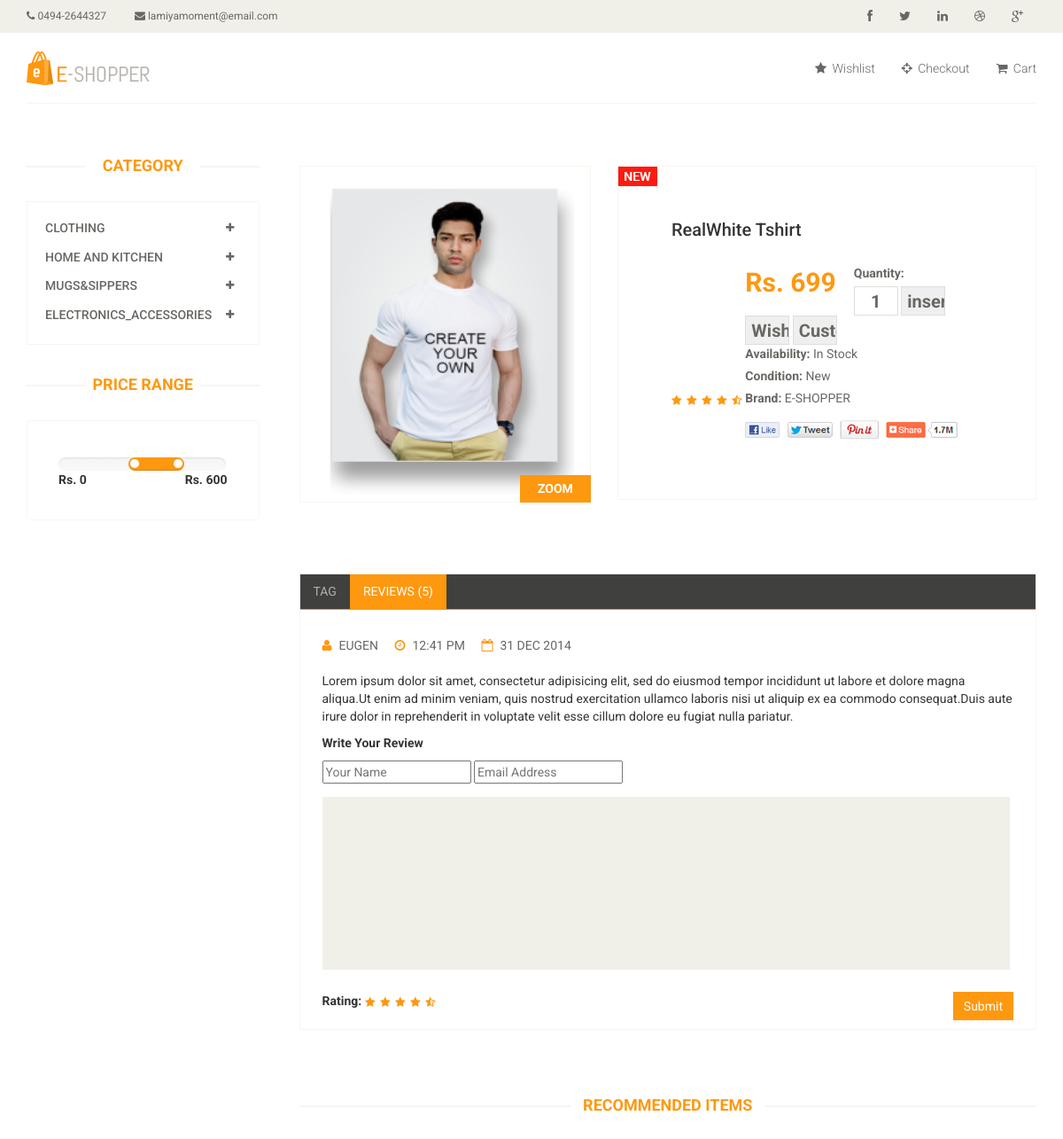
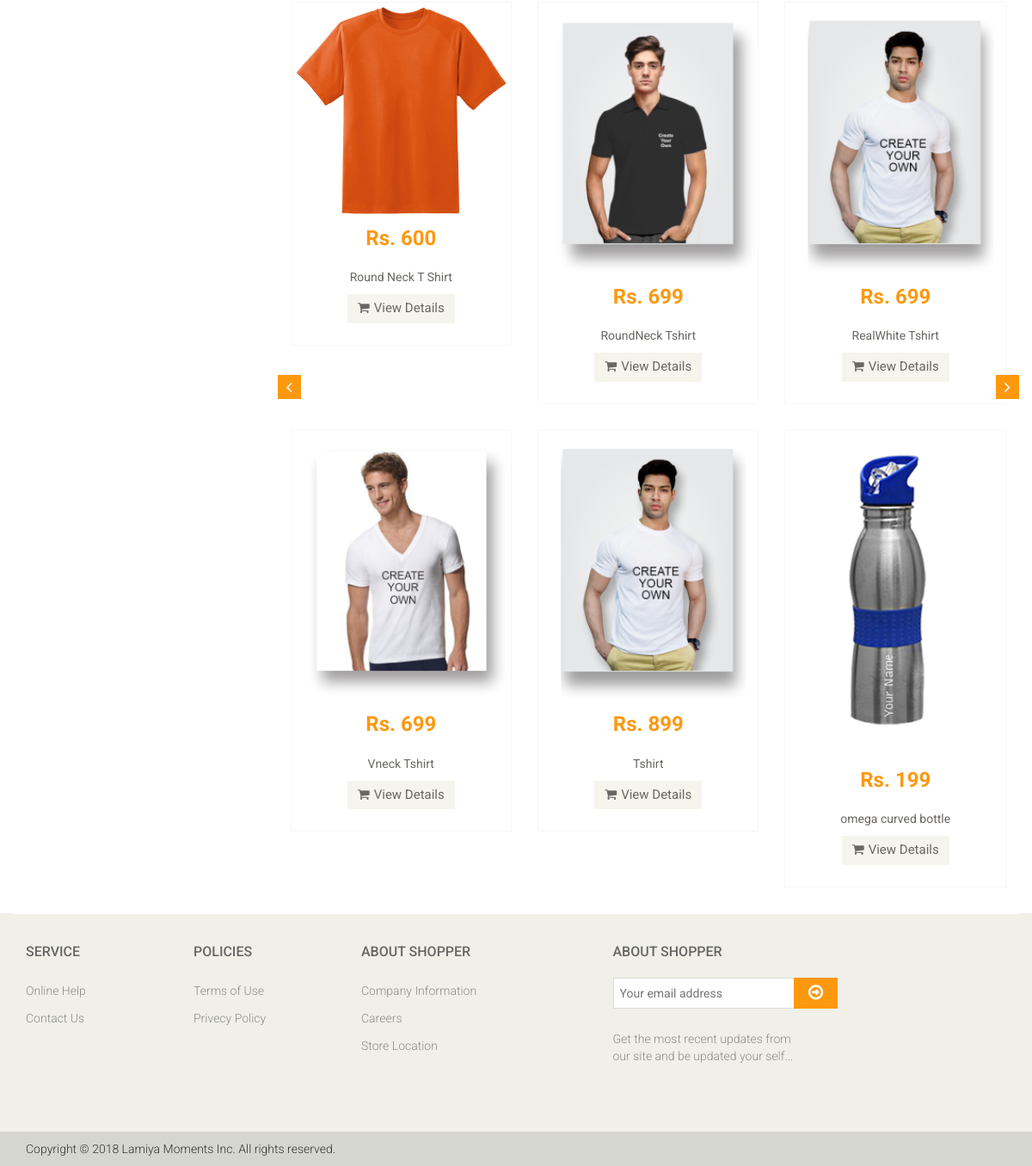
The app's page /product-details.php?id=7 with its own data (2 pictures, top to bottom).
### tables this page shows
CREATE TABLE IF NOT EXISTS `category` (
`id` int(11) NOT NULL,
  `category_name` varchar(50) NOT NULL
);

CREATE TABLE IF NOT EXISTS `product` (
`id` int(11) NOT NULL,
  `productname` varchar(50) NOT NULL,
  `category` varchar(50) NOT NULL,
  `prize` double NOT NULL,
  `quantity` int(11) NOT NULL,
  `model` varchar(50) NOT NULL,
  `color` varchar(50) NOT NULL,
  `size` int(11) NOT NULL,
  `IMAGE` varchar(50) DEFAULT NULL
);

### Ctegory.php (the view, shortened to what this page needs)
<?php
include_once 'config.php';
$sql = "SELECT * FROM category";
$result = $con->query($sql);
while ($row = mysqli_fetch_assoc($result)) {
    echo '<div class="panel panel-default">
								<div class="panel-heading">
									<h4 class="panel-title">
										<a data-toggle="collapse" data-parent="#accordian" href="#'
    . $row['category_name'] .
    '">
											<span class="badge pull-right"><i class="fa fa-plus"></i></span>'
    . $row['category_name'] .
    '</a>
									</h4>
								</div>
								<div id="'
    . $row['category_name'] .
    '" class="panel-collapse collapse">
									<div class="panel-body">
										<ul>';
    echo '<li></li>
											<li></li>
											<li></li>
											<li></li>
										</ul>
									</div>
								</div>
							</div>';
}

### SelectedProduct.php (shortened to what this page needs)
<?php
include_once 'config.php';
$sql = "SELECT * FROM product where id=" . $_GET['id'];
$result = $con->query($sql);
$row = mysqli_fetch_assoc($result);
?>
<div class="product-details">
    <div class="col-sm-5">
        <div class="view-product">
            <img src="images/<?php echo $row['IMAGE']; ?>" alt="" />
            <h3>ZOOM</h3>
        </div>
    </div>
    <div class="col-sm-7">
        <div class="product-information">
            <img src="images/product-details/new.jpg" class="newarrival" alt="" />
            <h2><?php echo $row['productname']; ?></h2>
            <img src="images/product-details/rating.png" alt="" />
            <span>
                <span>Rs. <?php echo $row['prize']; ?></span>
                <label>Quantity:</label><form name="insert" action="insertToCart.php?id=<?php echo $row['id']; ?>" method="POST">
                    <input type="text" value="1" name="qty"/>
                    <input type="submit" value="insertbutton" name="addcart" />
                    <a href="insertToWishlist.php?id=<?php echo $row['id']; ?>"><input type="button" value="Wish" /></a>
                    <a href="picture_editor/editor.php?image=http://localhost/eshopper/images/<?php echo $row['IMAGE']; ?>&id=<?php echo $row['id']; ?>"><input type="button" value="Customize" /></a>
            </span>
            <p><b>Availability:</b> In Stock</p>
            <p><b>Condition:</b> New</p>
            <p><b>Brand:</b> E-SHOPPER</p>
            <a href=""><img src="images/product-details/share.png" class="share img-responsive"  alt="" /></a>
        </div>
    </div>
</div>

### Recommended.php
<?php
include_once 'config.php';
$sql= "SELECT * FROM product LIMIT 0,6" ;
$result=$con->query($sql);
while($row= mysqli_fetch_assoc($result))
{
echo '<div class="col-sm-4">
										<div class="product-image-wrapper">
											<div class="single-products">
												<div class="productinfo text-center">
													<img src="images/'
											.$row['IMAGE'].
										'" alt="" />
													<h2>Rs. '.$row['prize'].'</h2>
													<p>'.$row['productname'].'</p>
													<a href="http://localhost/eshopper/product-details.php?id='
    . $row['id'] .
    '" class="btn btn-default add-to-cart"><i class="fa fa-shopping-cart"></i>View Details</a>
												</div>
											</div>
										</div>
					</div>';
}

### css/main.css (style rules this page uses)
body { font-family: 'Roboto', sans-serif; background:; position: relative; font-weight:400px; }
a { -webkit-transition: 300ms; -moz-transition: 300ms; -o-transition: 300ms; transition: 300ms; }
h1, h2, h3, h4, h5, h6 { font-family: 'Roboto', sans-serif; }
.item h2 { color: #363432; font-family: 'Roboto', sans-serif; font-size: 28px; font-weight: 700; margin-bottom: 22px; margin-top: 10px; }
.item p { color:#363432; font-size:16px; font-weight:300; font-family: 'Roboto', sans-serif; }
.category-products .panel { background-color: #FFFFFF; border: 0px; border-radius: 0px; box-shadow:none; margin-bottom: 0px; }
.category-products .panel-default .panel-heading { background-color: #FFFFFF; border: 0 none; color: #FFFFFF; padding: 5px 20px; }
.category-products .panel-default .panel-heading .panel-title a { color: #696763; font-family: 'Roboto', sans-serif; font-size: 14px; text-decoration: none; text-transform: uppercase; }
.category-products .badge { background:none; border-radius: 10px; color: #696763; display: inline-block; font-size: 12px; font-weight: bold; line-height: 1; min-width: 10px; padding: 3px 7px; text-align: center; vertical-align: baseline; white-space: nowrap; }
.product-image-wrapper { border:1px solid #F7F7F5; overflow: hidden; margin-bottom:30px; }
.single-products { position: relative; }
.productinfo h2 { color: #FE980F; font-family: 'Roboto', sans-serif; font-size: 24px; font-weight: 700; }
.productinfo p { font-family: 'Roboto', sans-serif; font-size: 14px; font-weight: 400; color: #696763; }
.productinfo img { width: 100%; }
.productinfo { position:relative; }
.add-to-cart { background:#F5F5ED; border: 0 none; border-radius: 0; color: #696763; font-family: 'Roboto', sans-serif; font-size: 15px; margin-bottom: 25px; }
.add-to-cart i { margin-right:5px; }
.product-details { overflow:hidden; }
.product-details { margin-bottom: 40px; overflow: hidden; margin-top: 10px; }
.view-product { position: relative; }
.view-product img { border: 1px solid #F7F7F0; height: 380px; width: 100%; }
.view-product h3 { background: #FE980F; bottom: 0; color: #FFFFFF; font-family: 'Roboto', sans-serif; font-size: 14px; font-weight: 700; margin-bottom: 0; padding: 8px 20px; position: absolute; right: 0; }
.product-information { border: 1px solid #F7F7F0; overflow: hidden; padding-bottom: 60px; padding-left: 60px; padding-top: 60px; position: relative; }
.newarrival { position:absolute; top:0; left:0 }
.product-information h2 { color: #363432; font-family: 'Roboto', sans-serif; font-size: 20px; margin-top: 0; }
.product-information p { color: #696763; font-family: 'Roboto', sans-serif; margin-bottom: 5px; }
.product-information span { display: inline-block; margin-bottom: 8px; margin-top: 18px; }
.product-information span span { color: #FE980F; float: left; font-family: 'Roboto', sans-serif; font-size: 30px; font-weight: 700; margin-right: 20px; margin-top: 0px; }
.product-information span input { border: 1px solid #DEDEDC; color: #696763; font-family: 'Roboto', sans-serif; font-size: 20px; font-weight: 700; height: 33px; outline: medium none; text-align: center; width: 50px; }
.product-information span label { color: #696763; font-family: 'Roboto', sans-serif; font-weight: 700; margin-right: 5px; }
.share { margin-top: 15px; }

### records on screen
category: category_name "CLOTHING"
category: category_name "HOME AND KITCHEN"
category: category_name "MUGS&SIPPERS"
category: category_name "ELECTRONICS_ACCESSORIES"
product: IMAGE (picture), productname "RealWhite Tshirt", prize "699"
product: IMAGE (picture), prize "600", productname "Round Neck T Shirt"
product: IMAGE (picture), prize "699", productname "RoundNeck Tshirt"
product: IMAGE (picture), prize "699", productname "Vneck Tshirt"
product: IMAGE (picture), prize "899", productname "Tshirt"
product: IMAGE (picture), prize "199", productname "omega curved bottle"
